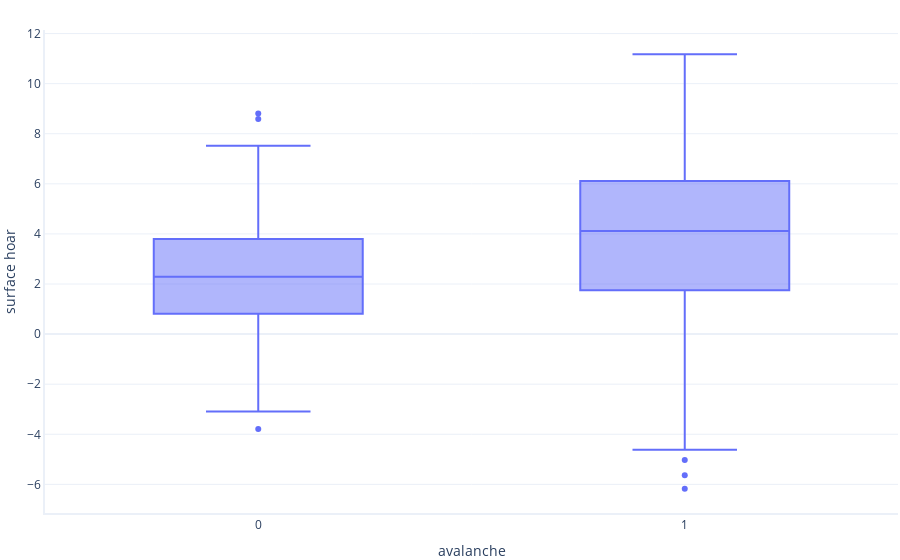
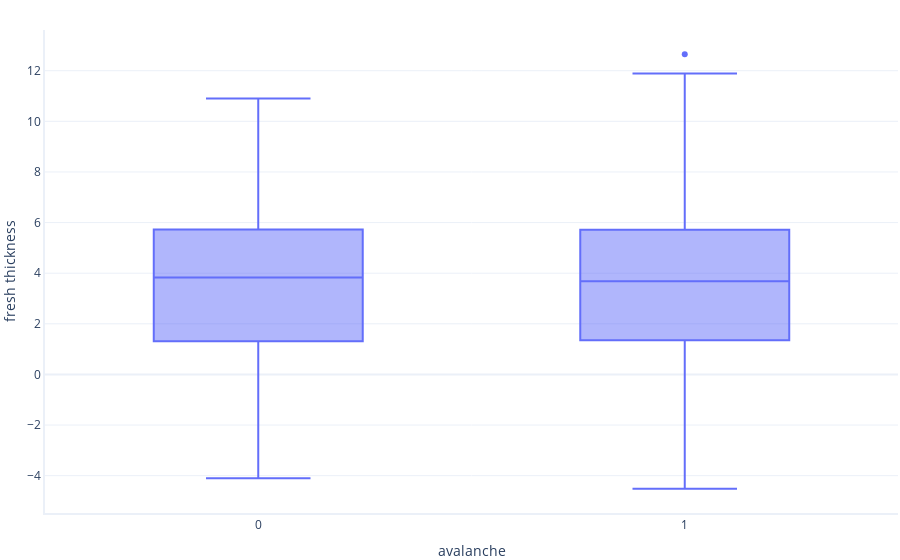
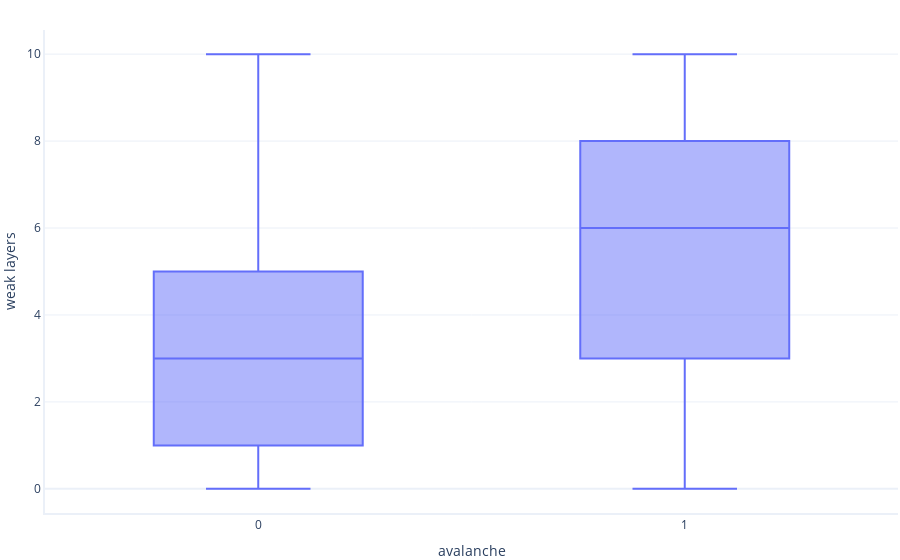
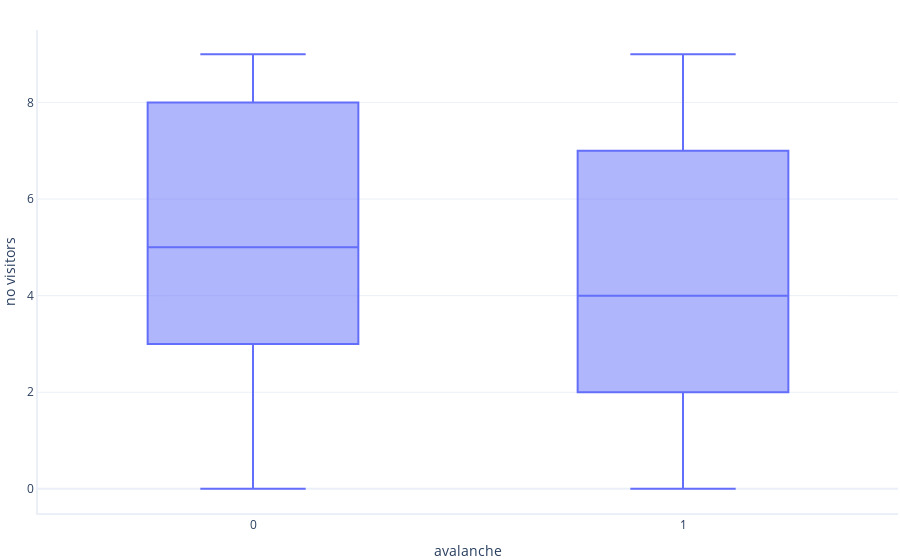

Write notebook code for charts like these, in order.
### Markdown cell above
## Data Exploration

The `avalanche` field is our target. A value of `1` means that an avalanche did occur at the conditions described by the features, whereas a value of `0` means no avalanche hapenned. Since our targets can only be `0` or `1` we call this a *binary classification* model.

Now let's plot the relationships between each feature and the target values. That helps us understand which features are more likely to influence the results:

### Code cell
import graphing # custom graphing code. See our GitHub repo for details

graphing.box_and_whisker(dataset, label_x="avalanche", label_y="surface_hoar", show=True)
graphing.box_and_whisker(dataset, label_x="avalanche", label_y="fresh_thickness", show=True)
graphing.box_and_whisker(dataset, label_x="avalanche", label_y="weak_layers", show=True)
graphing.box_and_whisker(dataset, label_x="avalanche", label_y="no_visitors")

### Figure 1 — Plotly figure (JSON) as saved in the notebook; plotly's stock layout.template omitted (floating-point values rounded to 4 significant figures; data arrays with more than 128 entries replaced by an {"elided": "..."} marker saying what was removed)
{"data": [{"alignmentgroup": "True", "hovertemplate": "avalanche=%{x}<br>surface hoar=%{y}<extra></extra>", "legendgroup": "", "marker": {"color": "#636efa"}, "name": "", "notched": false, "offsetgroup": "", "orientation": "v", "showlegend": false, "type": "box", "x": {"elided": "1095 int values"}, "x0": " ", "xaxis": "x", "y": {"elided": "1095 float values"}, "y0": " ", "yaxis": "y"}], "layout": {"boxmode": "group", "legend": {"tracegroupgap": 0}, "xaxis": {"anchor": "y", "domain": [0, 1], "title": {"text": "avalanche"}}, "yaxis": {"anchor": "x", "domain": [0, 1], "title": {"text": "surface hoar"}}}}

### Figure 2 — Plotly figure (JSON) as saved in the notebook; plotly's stock layout.template omitted (floating-point values rounded to 4 significant figures; data arrays with more than 128 entries replaced by an {"elided": "..."} marker saying what was removed)
{"data": [{"alignmentgroup": "True", "hovertemplate": "avalanche=%{x}<br>fresh thickness=%{y}<extra></extra>", "legendgroup": "", "marker": {"color": "#636efa"}, "name": "", "notched": false, "offsetgroup": "", "orientation": "v", "showlegend": false, "type": "box", "x": {"elided": "1095 int values"}, "x0": " ", "xaxis": "x", "y": {"elided": "1095 float values"}, "y0": " ", "yaxis": "y"}], "layout": {"boxmode": "group", "legend": {"tracegroupgap": 0}, "xaxis": {"anchor": "y", "domain": [0, 1], "title": {"text": "avalanche"}}, "yaxis": {"anchor": "x", "domain": [0, 1], "title": {"text": "fresh thickness"}}}}

### Figure 3 — Plotly figure (JSON) as saved in the notebook; plotly's stock layout.template omitted (floating-point values rounded to 4 significant figures; data arrays with more than 128 entries replaced by an {"elided": "..."} marker saying what was removed)
{"data": [{"alignmentgroup": "True", "hovertemplate": "avalanche=%{x}<br>weak layers=%{y}<extra></extra>", "legendgroup": "", "marker": {"color": "#636efa"}, "name": "", "notched": false, "offsetgroup": "", "orientation": "v", "showlegend": false, "type": "box", "x": {"elided": "1095 int values"}, "x0": " ", "xaxis": "x", "y": {"elided": "1095 int values"}, "y0": " ", "yaxis": "y"}], "layout": {"boxmode": "group", "legend": {"tracegroupgap": 0}, "xaxis": {"anchor": "y", "domain": [0, 1], "title": {"text": "avalanche"}}, "yaxis": {"anchor": "x", "domain": [0, 1], "title": {"text": "weak layers"}}}}

### Figure 4 — Plotly figure (JSON) as saved in the notebook; plotly's stock layout.template omitted (floating-point values rounded to 4 significant figures; data arrays with more than 128 entries replaced by an {"elided": "..."} marker saying what was removed)
{"data": [{"alignmentgroup": "True", "hovertemplate": "avalanche=%{x}<br>no visitors=%{y}<extra></extra>", "legendgroup": "", "marker": {"color": "#636efa"}, "name": "", "notched": false, "offsetgroup": "", "orientation": "v", "showlegend": false, "type": "box", "x": {"elided": "1095 int values"}, "x0": " ", "xaxis": "x", "y": {"elided": "1095 int values"}, "y0": " ", "yaxis": "y"}], "layout": {"boxmode": "group", "legend": {"tracegroupgap": 0}, "xaxis": {"anchor": "y", "domain": [0, 1], "title": {"text": "avalanche"}}, "yaxis": {"anchor": "x", "domain": [0, 1], "title": {"text": "no visitors"}}}}
